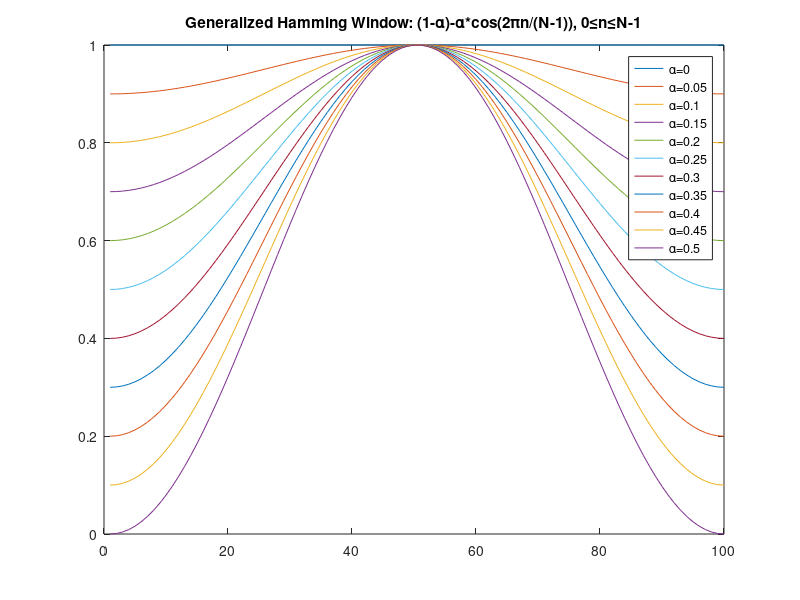

Reproduce this figure in MATLAB.
% Plot of generalized Hamming windows
N=100;
n=(0:N-1)';
alpha=linspace(0,0.5,11)';
h=[];
for i=1:length(alpha),
	h = [h, (1-alpha(i))-alpha(i)*cos(2*pi*n/(N-1))];
end
plot(h);
title('Generalized Hamming Window: (1-\alpha)-\alpha*cos(2\pin/(N-1)), 0\leqn\leqN-1');

legendStr={};
for i=1:length(alpha),
	legendStr={legendStr{:}, ['\alpha=', num2str(alpha(i))]};
end
legend(legendStr);